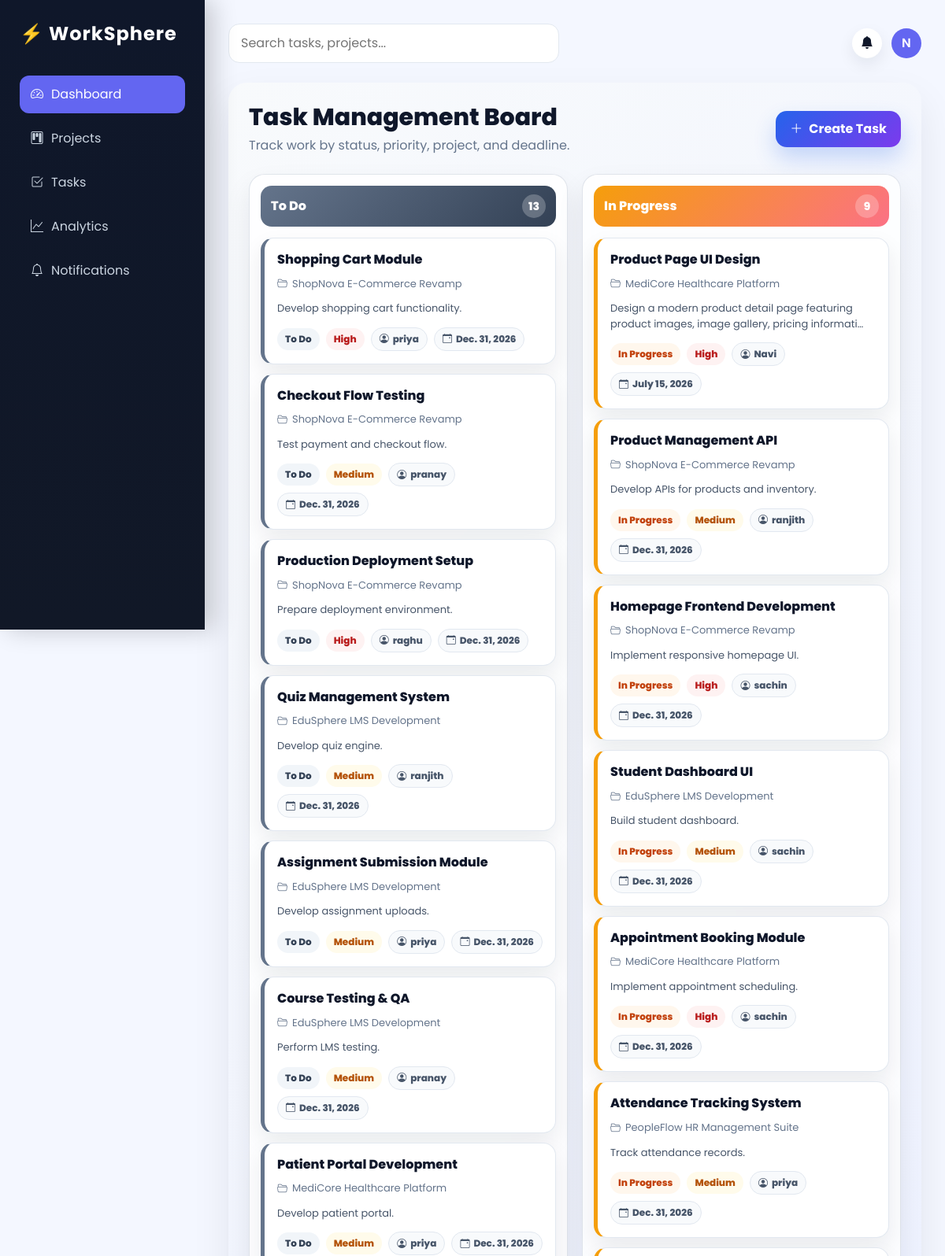
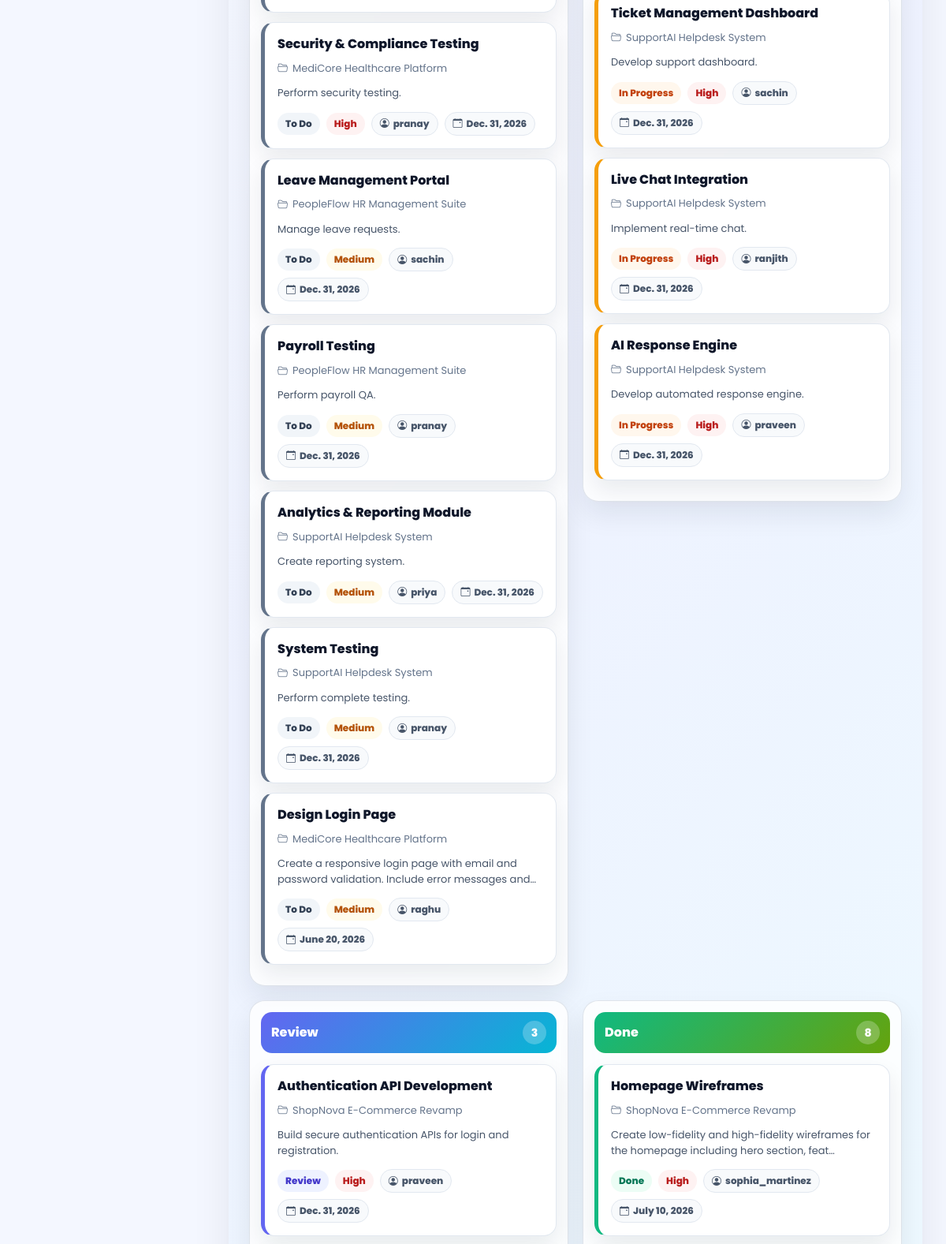
The page /tasks/kanban/ (upper part) on the database its author committed (2 pictures, top to bottom).
### tasks/models.py (models this page shows, shortened)
class Task(models.Model):
    STATUS_CHOICES = [
        ("Todo", "Todo"),
        ("In Progress", "In Progress"),
        ("Done", "Done"),
    ]
    PRIORITY_CHOICES = [
        ("Low", "Low"),
        ("Medium", "Medium"),
        ("High", "High"),
    ]
    project = models.ForeignKey(
        Project,
        on_delete=models.CASCADE,
        related_name="tasks"
    )
    title = models.CharField(max_length=255)
    description = models.TextField(blank=True, null=True)
    assigned_to = models.ForeignKey(
        settings.AUTH_USER_MODEL,
        on_delete=models.SET_NULL,
        null=True,
        blank=True,
        related_name="assigned_tasks"
    )
    status = models.CharField(max_length=20, choices=STATUS_CHOICES, default="Todo")
    priority = models.CharField(max_length=20, choices=PRIORITY_CHOICES, default="Medium")
    due_date = models.DateField(null=True, blank=True)
    created_at = models.DateTimeField(auto_now_add=True)

### projects/models.py (models this page shows, shortened)
class Project(models.Model):
    name = models.CharField(max_length=200)
    description = models.TextField(blank=True, null=True)
    owner = models.ForeignKey(
        settings.AUTH_USER_MODEL,
        on_delete=models.CASCADE,
        related_name='owned_projects'
    )
    members = models.ManyToManyField(
        settings.AUTH_USER_MODEL,
        blank=True,
        related_name='project_memberships'
    )
    deadline = models.DateField(null=True, blank=True)
    created_at = models.DateTimeField(auto_now_add=True)

### accounts/models.py (models this page shows)
class CustomUser(AbstractUser):
    pass

### tasks/views.py (the view)
# urls.py: path("kanban/", kanban_board, name="kanban"),
def kanban_board(request):
    projects = Project.objects.all()
    context = {
    "projects": projects,
    "todo_tasks": Task.objects.filter(status="To Do"),
    "inprogress_tasks": Task.objects.filter(status="In Progress"),
    "review_tasks": Task.objects.filter(status="Review"),
    "done_tasks": Task.objects.filter(status="Done"),
}
    return render(request, "tasks/kanban.html", context)

### notifications/context_processors.py (called while the page is built)
def unread_notifications(request):
    if request.user.is_authenticated:
        return {
            "unread_notifications_count": request.user.notifications.filter(
                is_read=False
            ).count()
        }
    return {"unread_notifications_count": 0}

### templates/tasks/kanban.html (shortened to what this page needs)
{% extends 'base.html' %}
{% block content %}
<div class="tasks-page">
    <div class="tasks-hero">
        <div class="tasks-title">
            <h2>Task Management Board</h2>
            <p>Track work by status, priority, project, and deadline.</p>
        </div>
        <a href="{% url 'create_task' %}" class="tasks-create-btn">
            <i class="bi bi-plus-lg"></i>
            Create Task
        </a>
    </div>
    <div class="tasks-board">
        <div class="task-column">
            <div class="task-column-header todo">
                To Do
                <span>{{ todo_tasks|length }}</span>
            </div>
            {% for task in todo_tasks %}
                <a href="{% url 'task_detail' task.id %}" class="task-card todo">
                    <div class="task-card-top">
                        <h6>{{ task.title }}</h6>
                    </div>
                    <div class="task-project">
                        <i class="bi bi-folder2-open"></i>
                        {{ task.project.name }}
                    </div>
                    {% if task.description %}
                        <div class="task-description">{{ task.description|truncatechars:95 }}</div>
                    {% endif %}
                    <div class="task-meta">
                        <span class="task-chip task-status todo">{{ task.status }}</span>
                        <span class="task-chip task-priority {{ task.priority|lower }}">{{ task.priority }}</span>
                        {% if task.assigned_to %}
                            <span class="task-chip task-due"><i class="bi bi-person-circle"></i>{{ task.assigned_to.username }}</span>
                        {% endif %}
                        {% if task.due_date %}
                            <span class="task-chip task-due"><i class="bi bi-calendar-event"></i>{{ task.due_date }}</span>
                        {% endif %}
                    </div>
                </a>
            {% empty %}
                <div class="task-empty">No tasks yet</div>
            {% endfor %}
        </div>
        <div class="task-column">
            <div class="task-column-header in-progress">
                In Progress
                <span>{{ inprogress_tasks|length }}</span>
            </div>
            {% for task in inprogress_tasks %}
                <a href="{% url 'task_detail' task.id %}" class="task-card in-progress">
                    <div class="task-card-top">
                        <h6>{{ task.title }}</h6>
                    </div>
                    <div class="task-project">
                        <i class="bi bi-folder2-open"></i>
                        {{ task.project.name }}
                    </div>
                    {% if task.description %}
                        <div class="task-description">{{ task.description|truncatechars:95 }}</div>
                    {% endif %}
                    <div class="task-meta">
                        <span class="task-chip task-status in-progress">{{ task.status }}</span>
                        <span class="task-chip task-priority {{ task.priority|lower }}">{{ task.priority }}</span>
                        {% if task.assigned_to %}
                            <span class="task-chip task-due"><i class="bi bi-person-circle"></i>{{ task.assigned_to.username }}</span>
                        {% endif %}
                        {% if task.due_date %}
                            <span class="task-chip task-due"><i class="bi bi-calendar-event"></i>{{ task.due_date }}</span>
                        {% endif %}
                    </div>
                </a>
            {% empty %}
                <div class="task-empty">No active tasks</div>
            {% endfor %}
        </div>
        <div class="task-column">
            <div class="task-column-header review">
                Review
                <span>{{ review_tasks|length }}</span>
            </div>
            {% for task in review_tasks %}
                <a href="{% url 'task_detail' task.id %}" class="task-card review">
                    <div class="task-card-top">
                        <h6>{{ task.title }}</h6>
                    </div>
                    <div class="task-project">
                        <i class="bi bi-folder2-open"></i>
                        {{ task.project.name }}
                    </div>
                    {% if task.description %}
                        <div class="task-description">{{ task.description|truncatechars:95 }}</div>
                    {% endif %}
                    <div class="task-meta">
                        <span class="task-chip task-status review">{{ task.status }}</span>
                        <span class="task-chip task-priority {{ task.priority|lower }}">{{ task.priority }}</span>
                        {% if task.assigned_to %}
                            <span class="task-chip task-due"><i class="bi bi-person-circle"></i>{{ task.assigned_to.username }}</span>
                        {% endif %}
                        {% if task.due_date %}
                            <span class="task-chip task-due"><i class="bi bi-calendar-event"></i>{{ task.due_date }}</span>
                        {% endif %}
                    </div>
                </a>
            {% empty %}
                <div class="task-empty">No tasks in review</div>
            {% endfor %}
        </div>
        <div class="task-column">
            <div class="task-column-header done">
                Done
                <span>{{ done_tasks|length }}</span>
            </div>
            {% for task in done_tasks %}
                <a href="{% url 'task_detail' task.id %}" class="task-card done">
                    <div class="task-card-top">
                        <h6>{{ task.title }}</h6>
                    </div>
                    <div class="task-project">
                        <i class="bi bi-folder2-open"></i>
                        {{ task.project.name }}
                    </div>
                    {% if task.description %}
                        <div class="task-description">{{ task.description|truncatechars:95 }}</div>
                    {% endif %}
                    <div class="task-meta">
                        <span class="task-chip task-status done">{{ task.status }}</span>
                        <span class="task-chip task-priority {{ task.priority|lower }}">{{ task.priority }}</span>
                        {% if task.assigned_to %}
                            <span class="task-chip task-due"><i class="bi bi-person-circle"></i>{{ task.assigned_to.username }}</span>
                        {% endif %}
                        {% if task.due_date %}
                            <span class="task-chip task-due"><i class="bi bi-calendar-event"></i>{{ task.due_date }}</span>
                        {% endif %}
                    </div>
                </a>
            {% empty %}
                <div class="task-empty">No completed tasks</div>
            {% endfor %}
        </div>
    </div>
</div>
{% endblock %}

### static/css/style.css (style rules this page uses)
:root { --primary:#6366f1; --secondary:#8b5cf6; --success:#10b981; --warning:#f59e0b; --danger:#ef4444; --bg:#f4f7ff; --card:#ffffff; --text:#0f172a; --muted:#64748b; --sidebar:#0f172a; }
* { margin:0; padding:0; box-sizing:border-box; font-family:'Poppins',sans-serif; }
body { background:var(--bg); color:var(--text); }

### templates/tasks/kanban.html (style rules this page uses)
.tasks-page { background:linear-gradient(135deg,#f8fafc,#eef2ff 45%,#ecfeff); border-radius:24px; padding:26px; box-shadow:0 22px 50px rgba(15,23,42,0.08); }
.tasks-hero { display:flex; justify-content:space-between; align-items:center; gap:18px; margin-bottom:24px; }
.tasks-title h2 { color:#0f172a; font-size:30px; font-weight:800; margin-bottom:6px; }
.tasks-title p { color:#64748b; margin:0; }
.tasks-create-btn { display:inline-flex; align-items:center; gap:8px; padding:11px 18px; border:0; border-radius:14px; background:linear-gradient(135deg,#2563eb,#7c3aed); color:white; font-weight:700; text-decoration:none; box-shadow:0 14px 28px rgba(37,99,235,0.24); }
.tasks-board { display:grid; grid-template-columns:repeat(4,minmax(230px,1fr)); gap:18px; align-items:start; }
.task-column { min-height:560px; padding:14px; border:1px solid rgba(148,163,184,0.28); border-radius:20px; background:rgba(255,255,255,0.82); box-shadow:0 16px 34px rgba(15,23,42,0.08); backdrop-filter:blur(8px); }
.task-column-header { display:flex; justify-content:space-between; align-items:center; min-height:46px; padding:11px 13px; border-radius:14px; color:white; font-weight:800; white-space:nowrap; margin-bottom:14px; }
.task-column-header span { display:inline-flex; min-width:30px; height:30px; align-items:center; justify-content:center; border-radius:999px; background:rgba(255,255,255,0.24); font-size:14px; }
.task-column-header.todo { background:linear-gradient(135deg,#64748b,#334155); }
.task-column-header.in-progress { background:linear-gradient(135deg,#f59e0b,#fb7185); }
.task-column-header.review { background:linear-gradient(135deg,#6366f1,#06b6d4); }
.task-column-header.done { background:linear-gradient(135deg,#10b981,#65a30d); }
.task-card { display:block; position:relative; padding:16px; border:1px solid #e2e8f0; border-left:5px solid #94a3b8; border-radius:16px; background:white; color:inherit; text-decoration:none; box-shadow:0 12px 28px rgba(15,23,42,0.08); margin-bottom:12px; transition:transform .25s ease, box-shadow .25s ease, border-color .25s ease; }
.task-card.todo { border-left-color:#64748b; }
.task-card.in-progress { border-left-color:#f59e0b; }
.task-card.review { border-left-color:#6366f1; }
.task-card.done { border-left-color:#10b981; }
.task-card-top { display:flex; justify-content:space-between; gap:10px; align-items:flex-start; margin-bottom:10px; }
.task-card h6 { color:#0f172a; font-size:16px; line-height:1.35; font-weight:800; margin:0; }
.task-project { display:flex; align-items:center; gap:6px; color:#64748b; font-size:13px; margin-bottom:12px; }
.task-description { color:#475569; font-size:13px; line-height:1.5; margin-bottom:14px; }
.task-meta { display:flex; flex-wrap:wrap; gap:8px; align-items:center; }
.task-chip { display:inline-flex; align-items:center; gap:5px; min-height:28px; padding:5px 10px; border-radius:999px; font-size:12px; font-weight:800; white-space:nowrap; }
.task-status.todo { background:#f1f5f9;color:#334155; }
.task-status.in-progress { background:#fff7ed;color:#c2410c; }
.task-status.review { background:#eef2ff;color:#4338ca; }
.task-status.done { background:#ecfdf5;color:#047857; }
.task-priority.medium { background:#fffbeb;color:#b45309; }
.task-priority.high { background:#fef2f2;color:#b91c1c; }
.task-due { background:#f8fafc; color:#475569; border:1px solid #e2e8f0; }
@media (max-width:1200px) { .tasks-board { grid-template-columns:repeat(2,minmax(230px,1fr)); } }

### rows shown on the page
Task: title "Shopping Cart Module", project.name "ShopNova E-Commerce Revamp", description "Develop shopping cart functionality.", status "To Do", priority "High", assigned_to.username "priya", due_date "Dec. 31, 2026"
Task: title "Checkout Flow Testing", project.name "ShopNova E-Commerce Revamp", description "Test payment and checkout flow.", status "To Do", priority "Medium", assigned_to.username "pranay", due_date "Dec. 31, 2026"
Task: title "Production Deployment Setup", project.name "ShopNova E-Commerce Revamp", description "Prepare deployment environment.", status "To Do", priority "High", assigned_to.username "raghu", due_date "Dec. 31, 2026"
Task: title "Quiz Management System", project.name "EduSphere LMS Development", description "Develop quiz engine.", status "To Do", priority "Medium", assigned_to.username "ranjith", due_date "Dec. 31, 2026"
Task: title "Assignment Submission Module", project.name "EduSphere LMS Development", description "Develop assignment uploads.", status "To Do", priority "Medium", assigned_to.username "priya", due_date "Dec. 31, 2026"
Task: title "Course Testing & QA", project.name "EduSphere LMS Development", description "Perform LMS testing.", status "To Do", priority "Medium", assigned_to.username "pranay", due_date "Dec. 31, 2026"
Task: title "Patient Portal Development", project.name "MediCore Healthcare Platform", description "Develop patient portal.", status "To Do", priority "Medium", assigned_to.username "priya", due_date "Dec. 31, 2026"
Task: title "Security & Compliance Testing", project.name "MediCore Healthcare Platform", description "Perform security testing.", status "To Do", priority "High", assigned_to.username "pranay", due_date "Dec. 31, 2026"
Task: title "Leave Management Portal", project.name "PeopleFlow HR Management Suite", description "Manage leave requests.", status "To Do", priority "Medium", assigned_to.username "sachin", due_date "Dec. 31, 2026"
Task: title "Payroll Testing", project.name "PeopleFlow HR Management Suite", description "Perform payroll QA.", status "To Do", priority "Medium", assigned_to.username "pranay", due_date "Dec. 31, 2026"
Task: title "Analytics & Reporting Module", project.name "SupportAI Helpdesk System", description "Create reporting system.", status "To Do", priority "Medium", assigned_to.username "priya", due_date "Dec. 31, 2026"
Task: title "System Testing", project.name "SupportAI Helpdesk System", description "Perform complete testing.", status "To Do", priority "Medium", assigned_to.username "pranay", due_date "Dec. 31, 2026"
Task: title "Design Login Page", project.name "MediCore Healthcare Platform", description "Create a responsive login page with email and password validation. Include error messages and…", status "To Do", priority "Medium", assigned_to.username "raghu", due_date "June 20, 2026"
Task: title "Product Page UI Design", project.name "MediCore Healthcare Platform", description "Design a modern product detail page featuring product images, image gallery, pricing informati…", status "In Progress", priority "High", assigned_to.username "Navi", due_date "July 15, 2026"
Task: title "Product Management API", project.name "ShopNova E-Commerce Revamp", description "Develop APIs for products and inventory.", status "In Progress", priority "Medium", assigned_to.username "ranjith", due_date "Dec. 31, 2026"
Task: title "Homepage Frontend Development", project.name "ShopNova E-Commerce Revamp", description "Implement responsive homepage UI.", status "In Progress", priority "High", assigned_to.username "sachin", due_date "Dec. 31, 2026"
Task: title "Student Dashboard UI", project.name "EduSphere LMS Development", description "Build student dashboard.", status "In Progress", priority "Medium", assigned_to.username "sachin", due_date "Dec. 31, 2026"
Task: title "Appointment Booking Module", project.name "MediCore Healthcare Platform", description "Implement appointment scheduling.", status "In Progress", priority "High", assigned_to.username "sachin", due_date "Dec. 31, 2026"
Task: title "Attendance Tracking System", project.name "PeopleFlow HR Management Suite", description "Track attendance records.", status "In Progress", priority "Medium", assigned_to.username "priya", due_date "Dec. 31, 2026"
Task: title "Ticket Management Dashboard", project.name "SupportAI Helpdesk System", description "Develop support dashboard.", status "In Progress", priority "High", assigned_to.username "sachin", due_date "Dec. 31, 2026"
Task: title "Live Chat Integration", project.name "SupportAI Helpdesk System", description "Implement real-time chat.", status "In Progress", priority "High", assigned_to.username "ranjith", due_date "Dec. 31, 2026"
Task: title "AI Response Engine", project.name "SupportAI Helpdesk System", description "Develop automated response engine.", status "In Progress", priority "High", assigned_to.username "praveen", due_date "Dec. 31, 2026"
Task: title "Authentication API Development", project.name "ShopNova E-Commerce Revamp", description "Build secure authentication APIs for login and registration.", status "Review", priority "High", assigned_to.username "praveen", due_date "Dec. 31, 2026"
Task: title "Homepage Wireframes", project.name "ShopNova E-Commerce Revamp", description "Create low-fidelity and high-fidelity wireframes for the homepage including hero section, feat…", status "Done", priority "High", assigned_to.username "sophia_martinez", due_date "July 10, 2026"

### other values the page prints
{{ todo_tasks|length }} "13"
{{ inprogress_tasks|length }} "9"
{{ review_tasks|length }} "3"
{{ done_tasks|length }} "8"
